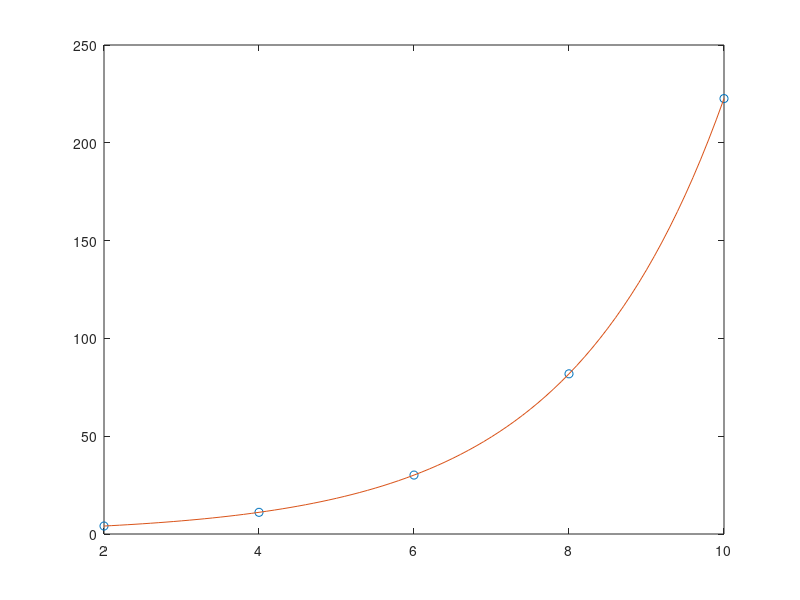

Reproduce this figure in MATLAB.
x=[2 4 6 8 10];
y=[4.077 11.084 30.128 81.897 222.62];
p=polyfit(x,log(y),1)
b=p(1)
a=exp(p(2))
xm=[x(1):0.1:x(end)]
ym=a*exp(b*xm)
plot(x,y,'o',xm,ym)